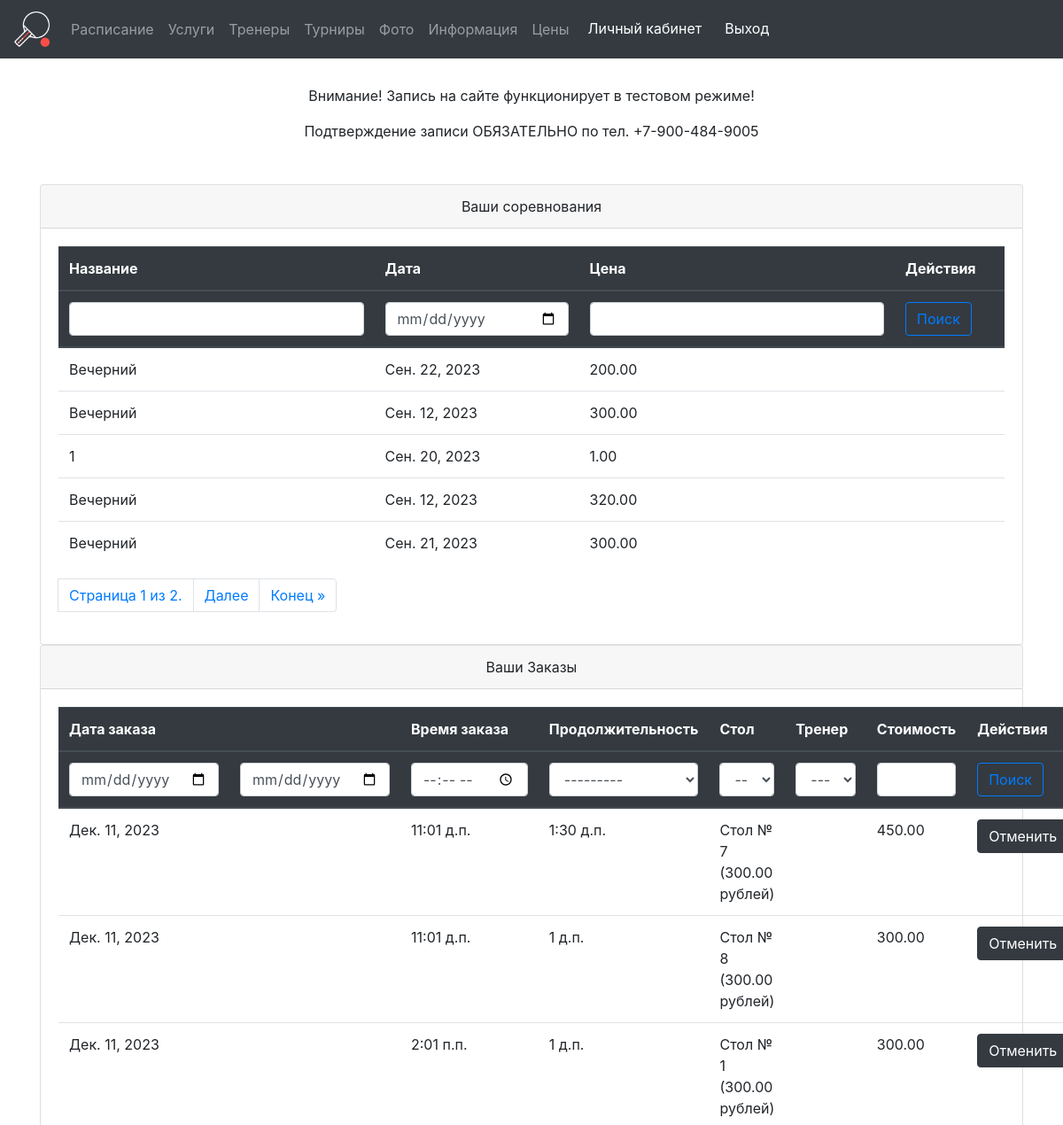
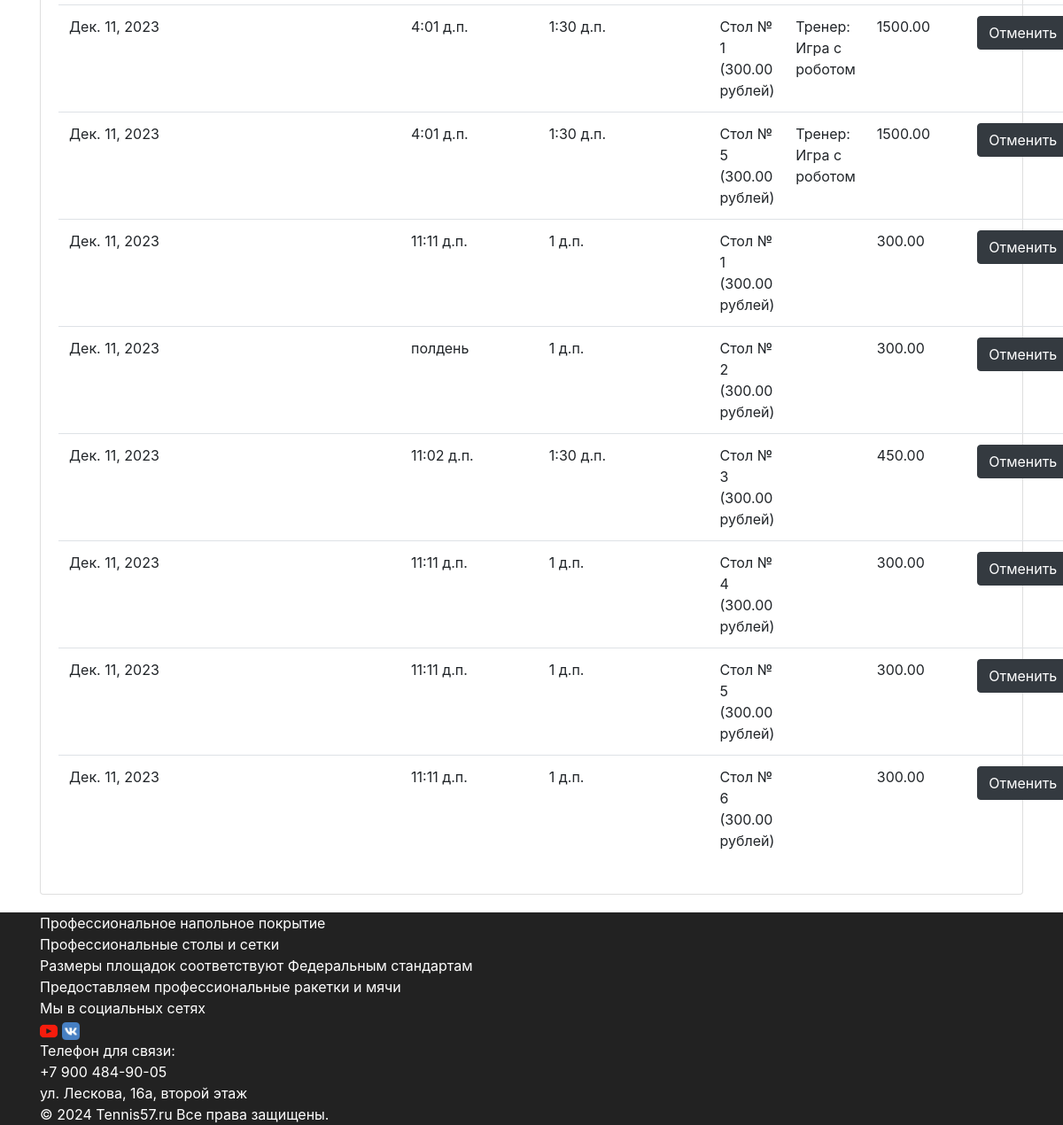
Screenshot of /privateOffice/ (signed in) with the database file from the repository (2 pictures, top to bottom).
### main/models.py (models this page shows, shortened)
class RegistrationCompetition(models.Model):
    customerID = models.ForeignKey(Customer, on_delete=models.CASCADE, verbose_name='Участник')
    competitionID = models.ForeignKey(Competition, on_delete=models.CASCADE, verbose_name='Соревнования')
    data = models.DateField(verbose_name='Время записи', default=timezone.now)
    price = models.DecimalField(verbose_name='Цена', max_digits=10, decimal_places=2)
    rating = models.IntegerField(verbose_name='Рейтинг', default=0)
    class Meta:
        verbose_name = 'Запись на соревнование'
        verbose_name_plural = 'Записи на соревнования'

class Competition(models.Model):
    title = models.CharField(max_length=100, verbose_name='Название соревнований')
    describe = models.TextField(verbose_name='Описание', blank=True)
    data = models.DateField(verbose_name='Дата соревнований', default=timezone.now)
    price = models.DecimalField(verbose_name='Цена', max_digits=10, decimal_places=2)
    class Meta:
        verbose_name = 'Соревнование'
        verbose_name_plural = 'Соревнования'
        ordering = ['data']
    def is_active(self):
        if self.data >= timezone.now().date():
            return True
        return False

class Order(models.Model):
    date = models.DateField(verbose_name='Дата заказа')
    time = models.TimeField(verbose_name='Время заказа')
    duration = models.TimeField(verbose_name='Продолжительность', choices=[(dt.time(hour=x//2, minute=(x%2)*30), '{:02d}:{:02d}'.format(x//2, (x%2)*30)) for x in range(2, 5)])
    tableID = models.ForeignKey(Table, on_delete=models.CASCADE, verbose_name='Стол')
    customerID = models.ForeignKey(Customer, on_delete=models.CASCADE, verbose_name='Заказчик')
    price = models.DecimalField(verbose_name='Цена', max_digits=10, decimal_places=2)
    trenerID = models.ForeignKey(Trener, on_delete=models.CASCADE, verbose_name='Тренер', blank=True, null=True)
    endtime = models.TimeField(verbose_name='Время окончания', blank=True, null=True)
    def is_active(self):
        if self.date >= timezone.now().date():
            return True
        return False
    class Meta:
        verbose_name = 'Бронирование стола'
        verbose_name_plural = 'Бронирование стола'

class Table(models.Model):
    price = models.DecimalField(verbose_name='Цена', max_digits=10, decimal_places=2)
    describe = models.TextField(verbose_name='Описание', blank=True)
    def __str__(self):
        return "Стол № {} ({} рублей)".format(self.pk, self.price)
    class Meta:
        verbose_name = 'Стол'
        verbose_name_plural = 'Столы'

class Trener(models.Model):
    surname = models.CharField(max_length=32, verbose_name='Фамилия')
    name = models.CharField(max_length=16, verbose_name='Имя')
    patronymic = models.CharField(max_length=32, verbose_name='Отчество')
    phone_number = models.CharField(max_length=45, verbose_name='Номер телефона')
    email = models.EmailField(verbose_name='e-mail')
    image = models.ImageField(null=True, verbose_name='Фото')
    price = models.DecimalField(verbose_name='Стоимость занятия (руб/час)', max_digits=10, decimal_places=2)
    sports_rank = models.CharField(verbose_name='Спортивныйр азряд', max_length=32, default=" ", blank=True, null=True)
    education = models.TextField(verbose_name='Образование', default=" ", blank=True, null=True)
    peculiarities = models.CharField(verbose_name='Особенности', max_length=32, default=" ", blank=True, null=True)
    is_active = models.BooleanField(verbose_name='Можно ли забронировать', default=True)
    class Meta:
        verbose_name = 'Тренера'
        verbose_name_plural = 'Тренер'
        ordering = ['surname']
    def __str__(self):
        return "{} {} {}".format(self.surname, self.name, self.patronymic)

### main/views.py (the view, shortened to what this page needs)
# urls.py: path('privateOffice/', privateOffice, name='privateOffice'),
def privateOffice(request):
    if request.user.is_authenticated:
        customer = get_object_or_404(Customer, user=request.user)
        orders = Order.objects.filter(customerID=customer)
        competitions = RegistrationCompetition.objects.filter(customerID=customer)
        tables = Table.objects.all()
        treners = Trener.objects.all()
        comp_name = request.GET.getlist('comp_name')
        comp_date = request.GET.getlist('comp_date')
        comp_price = request.GET.getlist('comp_price')
        comp_paginator = Paginator(competitions, 5)
        page_number = request.GET.get("page")
        page_competitions = comp_paginator.get_page(page_number)
        order_date = request.GET.getlist('order_date')
        order_date_max = request.GET.getlist('order_date_max')
        order_time = request.GET.getlist('order_time')
        order_duration = request.GET.getlist('order_duration')
        order_table = request.GET.getlist('order_table')
        order_trener = request.GET.getlist('order_trener')
        order_price = request.GET.getlist('order_price')
        context = {'orders': set(orders),  'tables': tables, 'treners': treners, 'page_competitions': page_competitions}
        return render(request, 'main/privateOffice.html', context)
    else:
        return redirect('main_index')

### templates/main/privateOffice.html (shortened to what this page needs)
{% extends 'base.html' %}
{% load static %}
{% block content %}
<div class="container mt-5">
    <div class="row justify-content-center">
         <div class="col-md-12">
              <div class="card">
                <div class="card-header text-center">
                  Ваши соревнования
                </div>
                <div class="card-body">
                     <table class="table">
  <thead class="thead-dark">
    <tr>
      <th scope="col">Название</th>
      <th scope="col">Дата</th>
      <th scope="col">Цена</th>
         <th scope="col">Действия</th>
    </tr>
   <tr>
       <form  class="form-container" action="{% url 'privateOffice' %}">
       <th><input class="form-control" type="text" name="comp_name" value="{{ request.GET.comp_name }}">  </th>
         <th><input class="form-control" type="date" name="comp_date" value="{{ request.GET.comp_date }}">  </th>
       <th><input class="form-control" type="text" name="comp_price" value="{{ request.GET.comp_price }}">  </th>
         <th scope="col"><button type="submit" class="btn btn-outline-primary"> Поиск</button></th>
       </form>
    </tr>
  </thead>
  <tbody >
{% for competition in page_competitions %}
      <tr>
        <td>{{ competition.competitionID.title }}</td>
        <td>{{ competition.competitionID.data }}</td>
        <td>{{ competition.price }}</td>
        <td>
        </td>
    </tr>
{% endfor %}
  </tbody>
</table>
                    <nav aria-label="Page navigation example">
  <ul class="pagination">
                                <span class="page-link">
                                    Страница {{ page_competitions.number }} из {{ page_competitions.paginator.num_pages }}.
                                </span>
                                {% if page_competitions.has_next %}
                                  <li class="page-item">  <a class="page-link" href="?page={{ page_competitions.next_page_number }}">Далее</a>
                                  <li class="page-item">  <a class="page-link" href="?page={{ page_competitions.paginator.num_pages }}">Конец &raquo;</a>
                                {% endif %}
                    </ul>
</nav>
                </div>
              </div>
            </div>
 <div class="col-md-12">
              <div class="card">
                <div class="card-header text-center">
                  Ваши Заказы
                </div>
                <div class="card-body">
                     <table class="table">
  <thead class="thead-dark">
    <tr>
      <th scope="col">Дата заказа</th>
        <th></th>
      <th scope="col">Время заказа</th>
      <th scope="col">Продолжительность</th>
        <th scope="col">Стол</th>
        <th scope="col">Тренер</th>
        <th scope="col">Стоимость</th>
         <th scope="col">Действия</th>
    </tr>
    <tr>
        <form  class="form-container" action="{% url 'privateOffice' %}">
    <th><input class="form-control" type="date" name="order_date" value="{{ request.GET.order_date }}">  </th>
            <th><input class="form-control" type="date" name="order_date_max" value="{{ request.GET.order_date_max }}">  </th>
      <th><input class="form-control" type="time" name="order_time" value="{{ request.GET.order_time }}">  </th>
      <th>
          <select name="order_duration" class="form-control"  id="id_duration">
  <option value="" selected="">---------</option>
</select> </th>
        <th>
        <select class="form-control" id="table" name="order_table">
                                <option value="" selected="">---------</option>
                            </select>
        </th>
        <th>
         <select class="form-control" id="trener" name="order_trener">
                                <option value="" selected="">---------</option>
                            </select>
        </th>
       <th><input class="form-control" type="text" name="order_price" value="{{ request.GET.order_price }}">  </th>
         <th scope="col"><button type="submit" class="btn btn-outline-primary"> Поиск</button></th>
        </form>
    </tr>
  </thead>
  <tbody>
   {% for order in orders %}
    <tr>
        <td>{{ order.date }}</td>
        <td></td>
        <td>{{ order.time }}</td>
        <td>{{ order.duration }}</td>
        <td>{{ order.tableID }}</td>
        <td>
            {% if order.trenerID %}
                    Тренер: {{ order.trenerID }}
            {% endif %}
        </td>
        <td>{{ order.price }}</td>
        <td>
            {% if order.is_active %}
            <a href="{% url 'OrderDeleteView' order.id  %}" class="btn btn-dark">Отменить</a>
            {% endif %}
        </td>
    </tr>
  {% endfor %}
  </tbody>
</table>
                </div>
              </div>
            </div>
    </div>
</div>
{% endblock %}

### static/css/our-css.css (style rules this page uses)
* { margin: 0; padding: 0; }
.form-container { position: fixed; z-index: 999; bottom: 0; right: 0; width: 100%; height: 100%; background-color: rgba(0, 0, 0, 0.5); display: flex; justify-content: center; align-items: center; transition: all 0.3s ease-in-out; opacity: 0; pointer-events: none; }

### rows the page displays
RegistrationCompetition: competitionID "Вечерний", competitionID.data "Сен. 22, 2023", price "200.00"
RegistrationCompetition: competitionID "Вечерний", competitionID.data "Сен. 12, 2023", price "300.00"
RegistrationCompetition: competitionID "1", competitionID.data "Сен. 20, 2023", price "1.00"
RegistrationCompetition: competitionID "Вечерний", competitionID.data "Сен. 12, 2023", price "320.00"
RegistrationCompetition: competitionID "Вечерний", competitionID.data "Сен. 21, 2023", price "300.00"
Order: date "Дек. 11, 2023", time "11:01 д.п.", duration "1:30 д.п.", tableID "Стол № 7 (300.00 рублей)", price "450.00", shows "Отменить"
Order: date "Дек. 11, 2023", time "11:01 д.п.", duration "1 д.п.", tableID "Стол № 8 (300.00 рублей)", price "300.00", shows "Отменить"
Order: date "Дек. 11, 2023", time "2:01 п.п.", duration "1 д.п.", tableID "Стол № 1 (300.00 рублей)", price "300.00", shows "Отменить"
Order: date "Дек. 11, 2023", time "4:01 д.п.", duration "1:30 д.п.", tableID "Стол № 1 (300.00 рублей)", trenerID "Игра с роботом", price "1500.00", shows "Отменить"
Order: date "Дек. 11, 2023", time "4:01 д.п.", duration "1:30 д.п.", tableID "Стол № 5 (300.00 рублей)", trenerID "Игра с роботом", price "1500.00", shows "Отменить"
Order: date "Дек. 11, 2023", time "11:11 д.п.", duration "1 д.п.", tableID "Стол № 1 (300.00 рублей)", price "300.00", shows "Отменить"
Order: date "Дек. 11, 2023", time "полдень", duration "1 д.п.", tableID "Стол № 2 (300.00 рублей)", price "300.00", shows "Отменить"
Order: date "Дек. 11, 2023", time "11:02 д.п.", duration "1:30 д.п.", tableID "Стол № 3 (300.00 рублей)", price "450.00", shows "Отменить"
Order: date "Дек. 11, 2023", time "11:11 д.п.", duration "1 д.п.", tableID "Стол № 4 (300.00 рублей)", price "300.00", shows "Отменить"
Order: date "Дек. 11, 2023", time "11:11 д.п.", duration "1 д.п.", tableID "Стол № 5 (300.00 рублей)", price "300.00", shows "Отменить"
Order: date "Дек. 11, 2023", time "11:11 д.п.", duration "1 д.п.", tableID "Стол № 6 (300.00 рублей)", price "300.00", shows "Отменить"

### other values shown
{{ page_competitions.number }} "1"
{{ page_competitions.paginator.num_pages }} "2"
